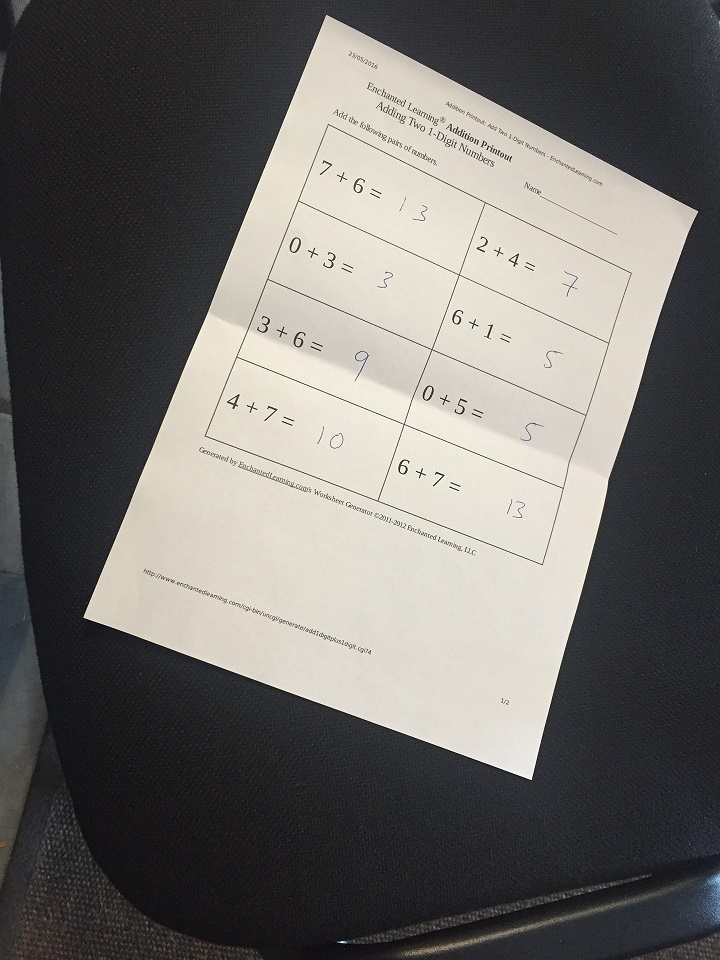
#> input picture PI Data Science/07. Dados Não Estruturados/img/scan.jpg, 720 x 960 px
$ jupyter execute --allow-errors 'Desafio - Segmentação para App de Scaner.ipynb'   (older library calls are emulated)
#> lines starting #> are read from the running program, lines starting #| are printed output that depends on the picture; after the words box and inside, x2 and y2 are one past the last pixel; in counts of white or black regions, pixels touching at a corner belong together
[cell 1]
import cv2
import imutils
import numpy as np
import matplotlib.pyplot as plt

[cell 2]
img = cv2.imread('img/scan.jpg')
#> img is the input picture: shape (960, 720, 3); mean B, G, R 106.2, 109.5, 111.7
img = cv2.cvtColor(img, cv2.COLOR_BGR2GRAY)
#> img: shape (960, 720)

plt.imshow(img, cmap='gray')

[cell 3]
img_sobel_x = cv2.Sobel(img, ddepth=cv2.CV_32F, dx=1, dy=0, ksize=3)
plt.imshow(img_sobel_x, cmap='gray')

[cell 4]
img_sobel_y = cv2.Sobel(img, ddepth=cv2.CV_32F, dx=0, dy=1, ksize=3)
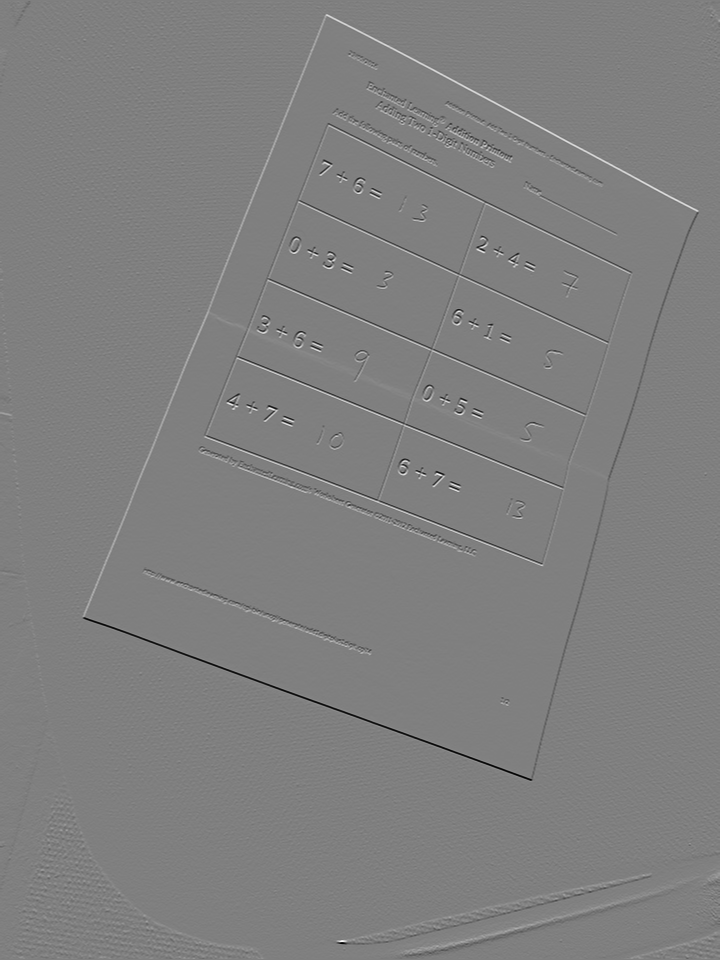
#> img_sobel_y: shape (960, 720) float32; min -921, max 917, mean 0; drawn with min black and max white
plt.imshow(img_sobel_y, cmap='gray')

[cell 5]
img_sobel = cv2.magnitude(x=img_sobel_x, y=img_sobel_y)
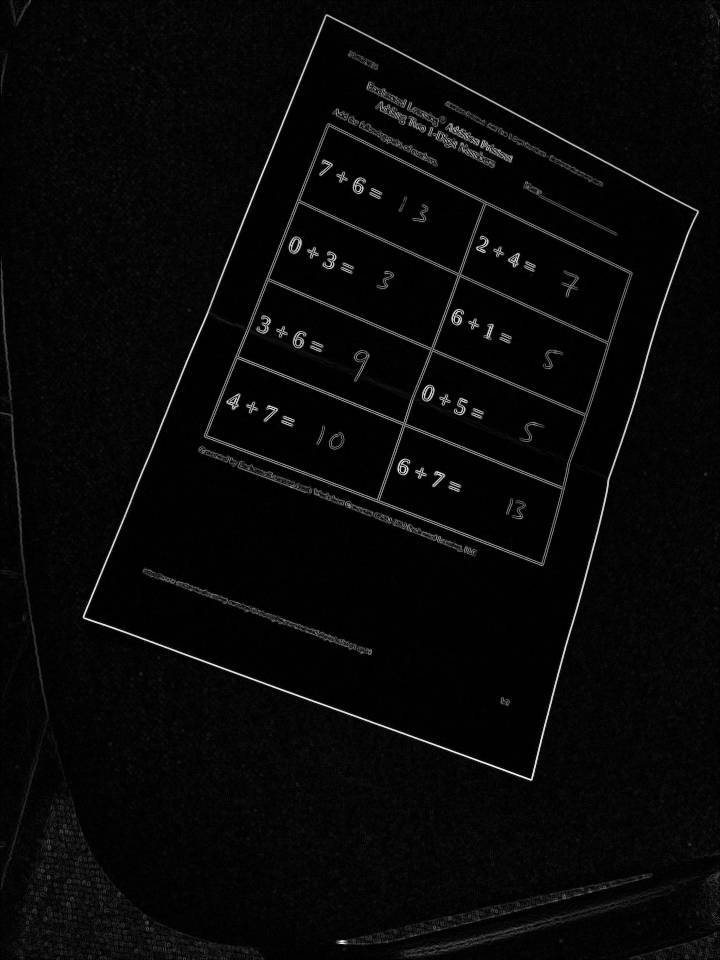
#> img_sobel: shape (960, 720) float32; min 0, max 980, mean 32.7; drawn with min black and max white
plt.imshow(img_sobel, cmap='gray')

[cell 6]
_, img = cv2.threshold(img, thresh=127, maxval=255, type=cv2.THRESH_BINARY_INV)
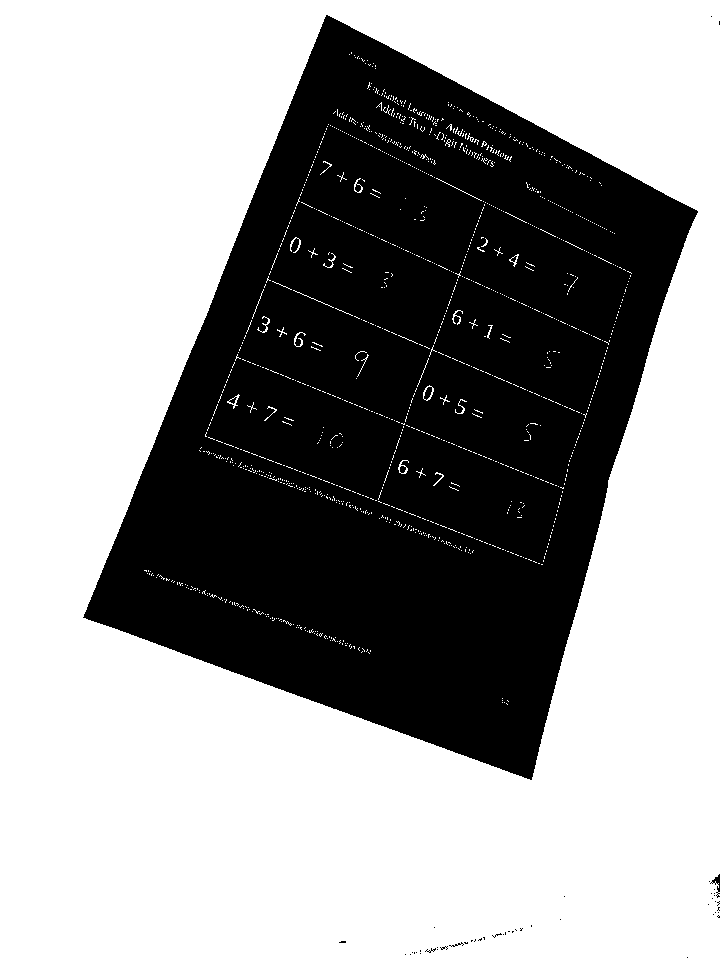
#> img: shape (960, 720); 61.1% white; 48 black regions (45 under 20 px), largest, box (x1, y1, x2, y2) and area: (83, 15, 698, 780) 268961, (710, 874, 720, 898) 77, (449, 942, 464, 947) 22

plt.imshow(img, cmap='gray')

[cell 7]
img.shape
#> Out = (960, 720)

[cell 8]
img = cv2.dilate(img, kernel=np.ones((3,3)), iterations = 1)
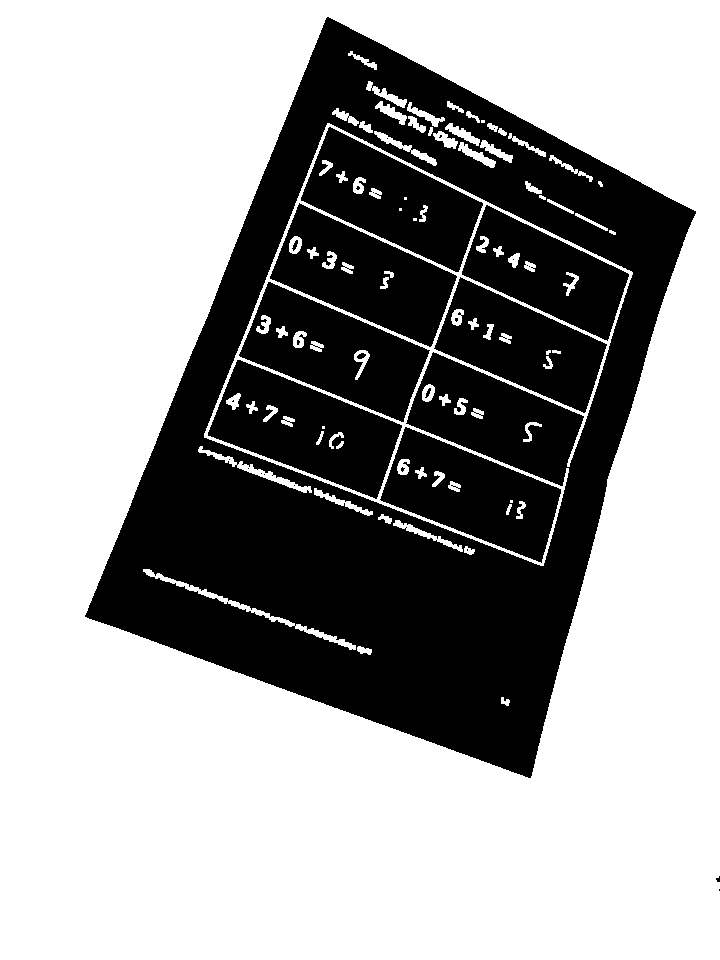
#> img: shape (960, 720); 63.7% white; 31 black regions (20 under 20 px), largest, box (x1, y1, x2, y2) and area: (85, 17, 696, 778) 163271, (208, 360, 402, 499) 13705, (270, 203, 457, 347) 13089

[cell 9]
plt.imshow(img, cmap='gray')

[cell 10]
img.shape
#> Out = (960, 720)

[cell 11]
_, img = cv2.threshold(img, thresh=127, maxval=255, type=cv2.THRESH_BINARY_INV)
#> img: shape (960, 720); 36.3% white; 31 white regions (20 under 20 px)

plt.imshow(img, cmap='gray')

[cell 12]
contours, hierarchy = cv2.findContours(img, mode=cv2.RETR_EXTERNAL, method=cv2.CHAIN_APPROX_SIMPLE)
#> contours = 3 contours, 2 with area under 20; largest, box (x1, y1, x2, y2) and area: (85, 17, 696, 778) 269857

[cell 13]
len(contours)
#> Out = 3

[cell 14]
contours
#> Out has the same summary as contours

[cell 15]
cv2.drawContours(img.copy(), contours, contourIdx=0, color=127, thickness=3)

[cell 16]
img_contorno = cv2.drawContours(img.copy(), contours, contourIdx=0, color=127, thickness=3)

[cell 17]
plt.imshow(img_contorno, cmap='gray')

[cell 18]
img = cv2.cvtColor(img, cv2.COLOR_GRAY2RGB)

plt.imshow(img)

[cell 19]
img.shape
#> Out = (960, 720, 3)

[cell 20]
img_contorno = cv2.drawContours(img.copy(), contours, contourIdx=2, color=(255, 165, 0), thickness=3)
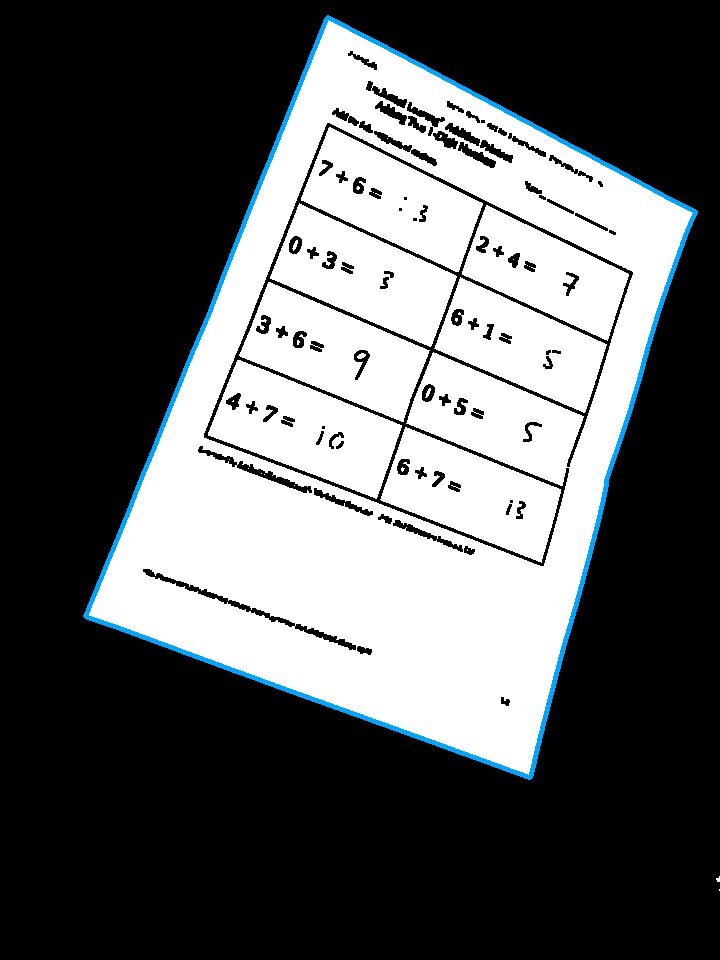
#> img_contorno: shape (960, 720, 3); mean B, G, R 94, 92.7, 90.3

[cell 21]
plt.imshow(img_contorno)

[cell 22]
(h, w) = img_contorno.shape[:2]
#> h = 960; w = 720
(cX, cY) = (w // 2, h // 2)
#> cX = 360; cY = 480
# rotate our image by 45 degrees around the center of the image
M = cv2.getRotationMatrix2D((cX, cY), 21, 1.0)
rotated = cv2.warpAffine(img_contorno, M, (w, h))
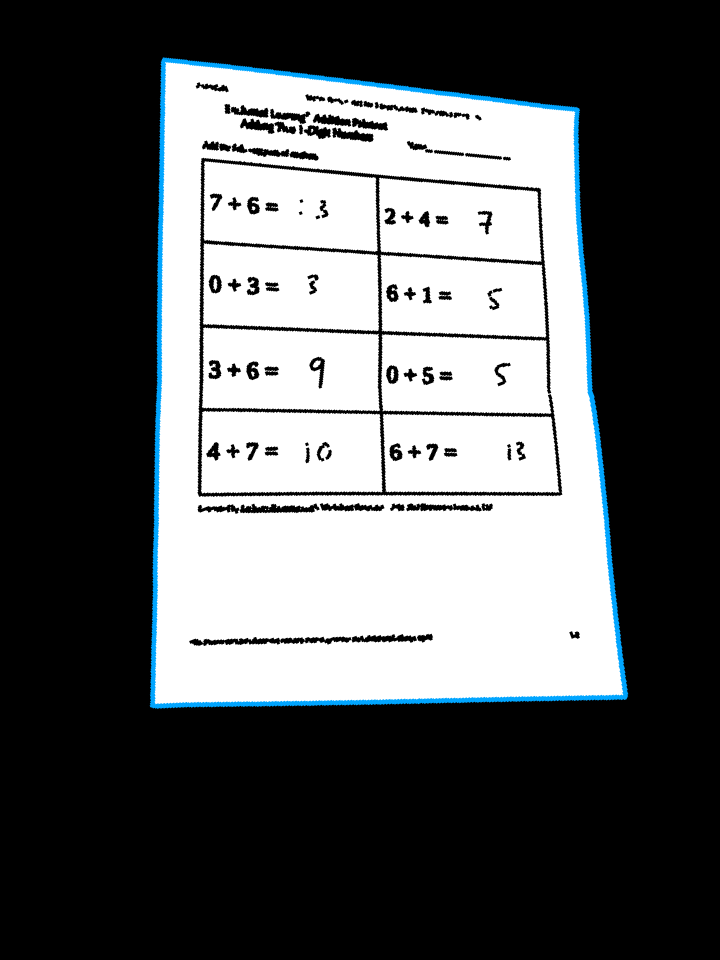
#> rotated: shape (960, 720, 3); mean B, G, R 94, 92.7, 90.3
plt.imshow(rotated)
